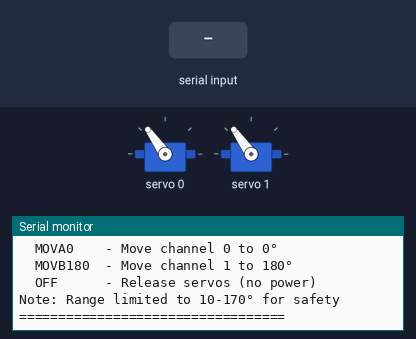
Bench run of a sketch on a simulated Arduino Uno, built with avr-gcc and run on an emulated ATmega328P. On the bench: 2 × servo, the last lines printed to the serial monitor. The test bench sets the inputs (shaded band).

Above: at 2.2 s.
2.3 s: "MOV\n" received over Serial
At 3.3 s:
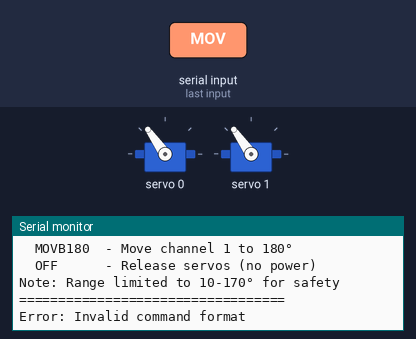
3.8 s: "OFF\n" received over Serial
At 4.7 s:
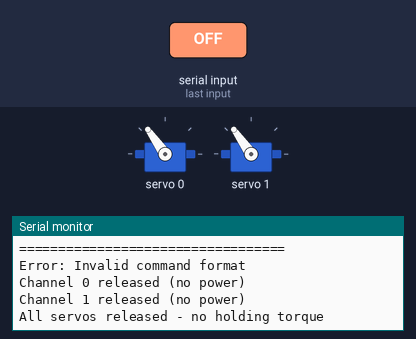
5.3 s: "90,45\n" received over Serial
At 6.8 s:
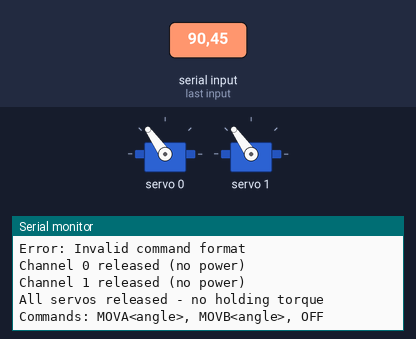

Measured:
- after the input at 2.3 s, the serial monitor: prints a new line at once (image 1)
- after the input at 3.8 s, the serial monitor: prints a new line at once (image 2)
- after the input at 5.3 s, the serial monitor: prints a new line at once (image 3)

The sketch:

SERVO-PCA9685-SERIAL-CONTROL.ino
```cpp
#include <Wire.h>
#include <Adafruit_PWMServoDriver.h>

Adafruit_PWMServoDriver pca9685 = Adafruit_PWMServoDriver(0x40);

// Safer servo control parameters
#define SERVOMIN  150 // Minimum pulse length
#define SERVOMAX  600 // Maximum pulse length

#define MOTOR_A  0  // Channel 0
#define MOTOR_B  1  // Channel 1

String serialInput;

int angleToPulse(int angle) {
  int pulse = map(angle, 0, 180, SERVOMIN, SERVOMAX);
  return pulse;
}

void moveServo(int channel, int angle) {
  // Avoid extreme positions that cause stalling
  if (angle < 10) angle = 10;
  if (angle > 170) angle = 170;

  int pulse = angleToPulse(angle);
  pca9685.setPWM(channel, 0, pulse);

  Serial.print("Channel ");
  Serial.print(channel);
  Serial.print(" moved to ");
  Serial.print(angle);
  Serial.println(" degrees");
}

// Release servo to prevent overheating
void releaseServo(int channel) {
  pca9685.setPWM(channel, 0, 0);
  Serial.print("Channel ");
  Serial.print(channel);
  Serial.println(" released (no power)");
}

void processCommand() {
  serialInput = Serial.readStringUntil('\n');
  serialInput.trim();
  serialInput.toUpperCase();

  if (serialInput.startsWith("MOV")) {
    if (serialInput.length() >= 5) { // Minimum: MOVA0
      char channel = serialInput.charAt(3); // Get 'A' or 'B'
      int angle = serialInput.substring(4).toInt();

      if (channel == 'A') {
        moveServo(MOTOR_A, angle);
      }
      else if (channel == 'B') {
        moveServo(MOTOR_B, angle);
      }
      else {
        Serial.println("Error: Use MOVA or MOVB");
      }
    }
    else {
      Serial.println("Error: Invalid command format");
    }
  }
  else if (serialInput == "OFF" || serialInput == "RELEASE") {
    releaseServo(MOTOR_A);
    releaseServo(MOTOR_B);
    Serial.println("All servos released - no holding torque");
  }
  else {
    Serial.println("Commands: MOVA<angle>, MOVB<angle>, OFF");
  }

  Serial.flush();
}

void setup() {
  Serial.begin(115200);
  Serial.setTimeout(10);
  Serial.setRxBufferSize(1024);

  pca9685.begin();
  pca9685.setPWMFreq(50);  // Correct frequency for servos

  delay(1000);

  // Start at safe center position
  moveServo(MOTOR_A, 90);
  moveServo(MOTOR_B, 90);

  Serial.println("\n=== Dual Servo Controller Ready ===");
  Serial.println("Commands:");
  Serial.println("  MOVA90   - Move channel 0 to 90°");
  Serial.println("  MOVB45   - Move channel 1 to 45°");
  Serial.println("  MOVA0    - Move channel 0 to 0°");
  Serial.println("  MOVB180  - Move channel 1 to 180°");
  Serial.println("  OFF      - Release servos (no power)");
  Serial.println("Note: Range limited to 10-170° for safety");
  Serial.println("==================================\n");
}

void loop() {
  if (Serial.available() > 0) {
    processCommand();
  }
}
```
